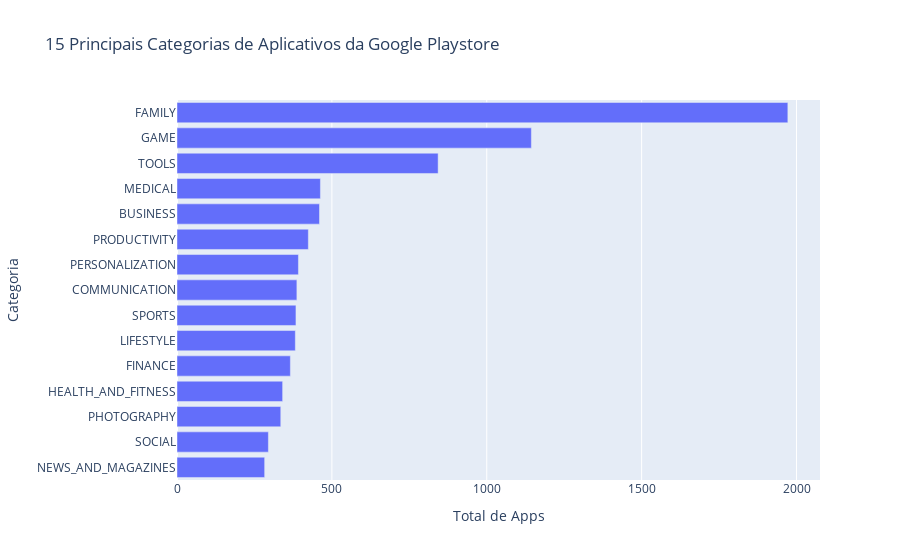

The notebook cell this image was saved under:
### Code cell
# Cria a figura com orientação horizontal
fig = go.Figure(go.Bar(y = app_category['Category'], x = app_category['Count'], orientation = "h")) 

# Layout
fig.update_layout(title_text = '15 Principais Categorias de Aplicativos da Google Playstore',
                  xaxis_title = "Total de Apps", 
                  yaxis_title = "Categoria")

# Mostra o gráfico
fig.show()

### Figure 1 — Plotly figure (JSON) as saved in the notebook; plotly's stock layout.template omitted (floating-point values rounded to 4 significant figures)
{"data": [{"orientation": "h", "type": "bar", "x": [283, 295, 335, 341, 366, 382, 384, 387, 392, 424, 460, 463, 843, 1144, 1972], "y": ["NEWS_AND_MAGAZINES", "SOCIAL", "PHOTOGRAPHY", "HEALTH_AND_FITNESS", "FINANCE", "LIFESTYLE", "SPORTS", "COMMUNICATION", "PERSONALIZATION", "PRODUCTIVITY", "BUSINESS", "MEDICAL", "TOOLS", "GAME", "FAMILY"]}], "layout": {"title": {"text": "15 Principais Categorias de Aplicativos da Google Playstore"}, "xaxis": {"title": {"text": "Total de Apps"}}, "yaxis": {"title": {"text": "Categoria"}}}}
